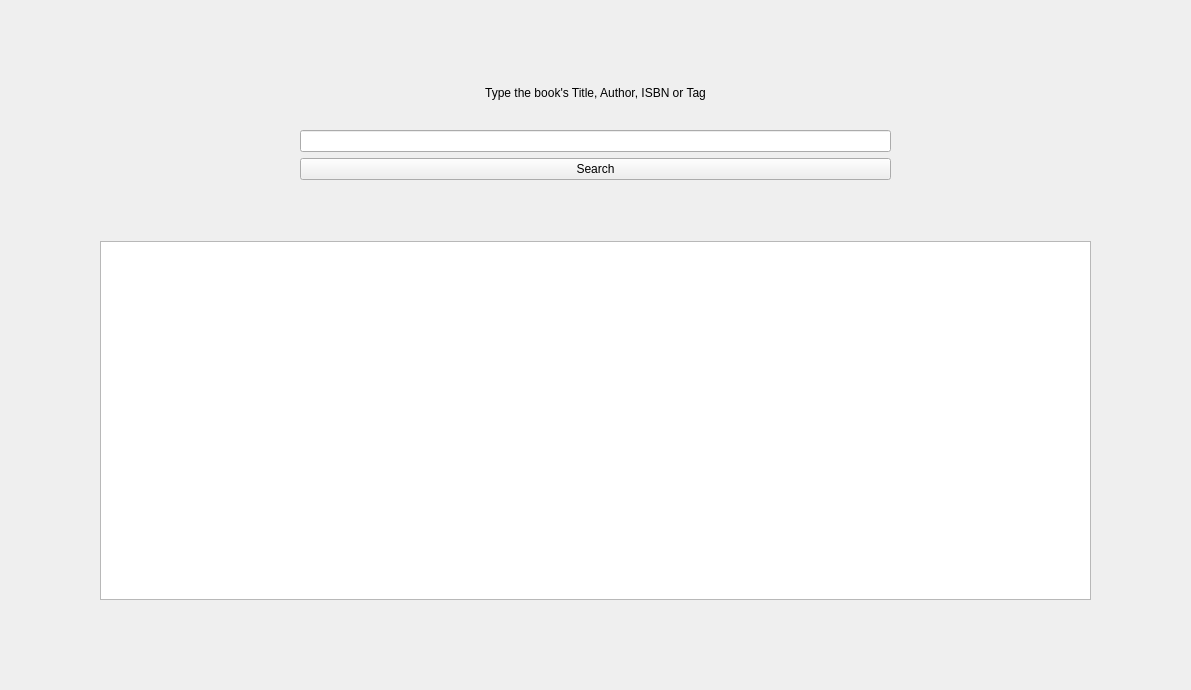
<?xml version="1.0" encoding="UTF-8"?>
<ui version="4.0">
 <class>SearchBook</class>
 <widget class="QWidget" name="SearchBook">
  <property name="geometry">
   <rect>
    <x>0</x>
    <y>0</y>
    <width>1191</width>
    <height>690</height>
   </rect>
  </property>
  <property name="minimumSize">
   <size>
    <width>503</width>
    <height>0</height>
   </size>
  </property>
  <property name="cursor">
   <cursorShape>ArrowCursor</cursorShape>
  </property>
  <property name="windowTitle">
   <string>What would you like to read today? :)</string>
  </property>
  <widget class="QWidget" name="horizontalLayoutWidget">
   <property name="geometry">
    <rect>
     <x>0</x>
     <y>50</y>
     <width>1191</width>
     <height>141</height>
    </rect>
   </property>
   <layout class="QHBoxLayout" name="horizontalLayout_2">
    <property name="leftMargin">
     <number>300</number>
    </property>
    <property name="rightMargin">
     <number>300</number>
    </property>
    <item>
     <layout class="QVBoxLayout" name="verticalLayout">
      <item>
       <widget class="QLabel" name="label">
        <property name="text">
         <string>Type the book's Title, Author, ISBN or Tag</string>
        </property>
        <property name="alignment">
         <set>Qt::AlignCenter</set>
        </property>
       </widget>
      </item>
      <item>
       <widget class="QLineEdit" name="searchInput"/>
      </item>
      <item>
       <widget class="QPushButton" name="searchBtn">
        <property name="text">
         <string>Search</string>
        </property>
       </widget>
      </item>
      <item>
       <layout class="QHBoxLayout" name="horizontalLayout"/>
      </item>
     </layout>
    </item>
   </layout>
  </widget>
  <widget class="QWidget" name="gridLayoutWidget">
   <property name="geometry">
    <rect>
     <x>0</x>
     <y>230</y>
     <width>1191</width>
     <height>381</height>
    </rect>
   </property>
   <layout class="QGridLayout" name="gridLayout">
    <property name="leftMargin">
     <number>100</number>
    </property>
    <property name="rightMargin">
     <number>100</number>
    </property>
    <item row="1" column="0">
     <widget class="QListWidget" name="listWidget">
      <property name="sortingEnabled">
       <bool>false</bool>
      </property>
     </widget>
    </item>
    <item row="0" column="0">
     <layout class="QVBoxLayout" name="verticalLayout_2"/>
    </item>
   </layout>
  </widget>
 </widget>
 <layoutdefault spacing="6" margin="11"/>
 <resources/>
 <connections/>
</ui>
